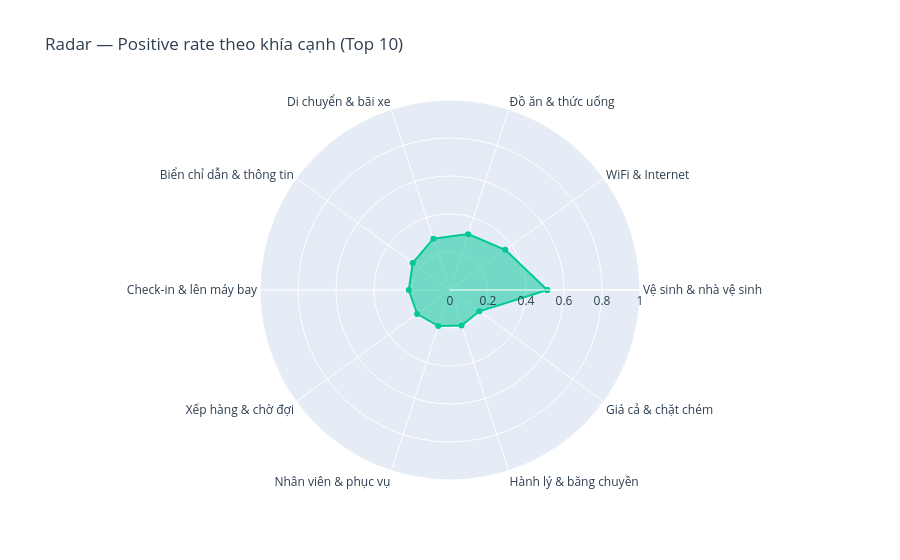

The notebook cell saved with this chart:
### Code cell
rad = aspect_summary.sort_values("pos_rate", ascending=False).head(10).copy()
cats = rad["aspect_vi"].tolist()
vals = rad["pos_rate"].tolist()
vals += vals[:1]
cats += cats[:1]

fig = go.Figure()
fig.add_trace(go.Scatterpolar(
    r=vals,
    theta=cats,
    fill="toself",
    name="Positive rate",
    line=dict(color=PALETTE["positive"])
))
fig.update_layout(
    polar=dict(radialaxis=dict(visible=True, range=[0, 1])),
    title="Radar — Positive rate theo khía cạnh (Top 10)",
    paper_bgcolor=PALETTE["bg"],
    font=dict(color=PALETTE["accent"])
)
fig.show()

### Figure 1 — Plotly figure (JSON) as saved in the notebook; plotly's stock layout.template omitted (floating-point values rounded to 4 significant figures)
{"data": [{"fill": "toself", "line": {"color": "#00C897"}, "name": "Positive rate", "r": [0.5121, 0.3595, 0.3092, 0.284, 0.2423, 0.2166, 0.2139, 0.1993, 0.1966, 0.191, 0.5121], "theta": ["Vệ sinh & nhà vệ sinh", "WiFi & Internet", "Đồ ăn & thức uống", "Di chuyển & bãi xe", "Biển chỉ dẫn & thông tin", "Check-in & lên máy bay", "Xếp hàng & chờ đợi", "Nhân viên & phục vụ", "Hành lý & băng chuyền", "Giá cả & chặt chém", "Vệ sinh & nhà vệ sinh"], "type": "scatterpolar"}], "layout": {"font": {"color": "#2C3E50"}, "paper_bgcolor": "#FFFFFF", "polar": {"radialaxis": {"range": [0, 1], "visible": true}}, "title": {"text": "Radar — Positive rate theo khía cạnh (Top 10)"}}}
